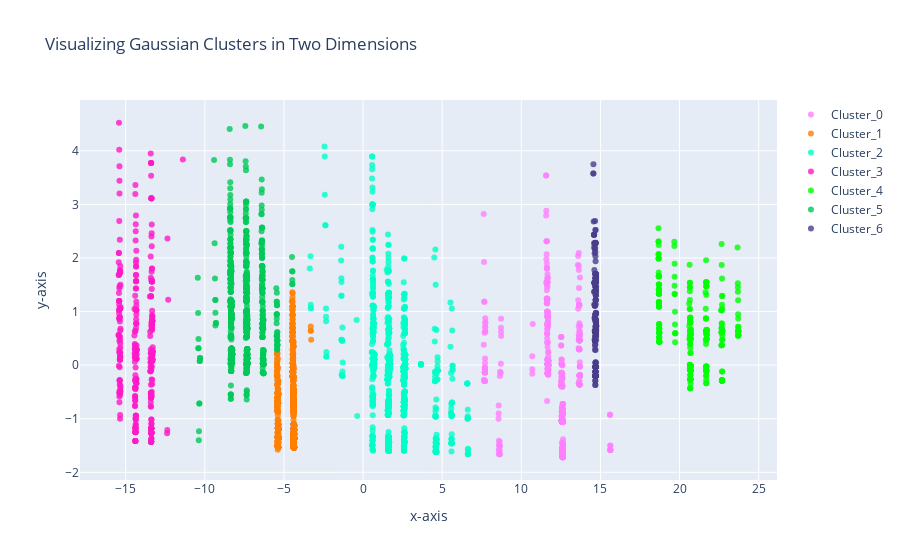

Source (notebook cell):
### Markdown cell above
Using Gaussian Model for clustering and visualizing the clusters in two dimensions.

### Code cell
from sklearn.mixture import GaussianMixture
data_2D = get_PCA_dataset(2, data_sampled, 'Spectral_Cluster')
gaussian_model = GaussianMixture(n_components = 7)
gaussian_clusters = gaussian_model.fit_predict(data_2D)
data_sampled.drop('Spectral_Cluster', axis = 'columns', inplace = True)
data_sampled['Gaussian_Cluster'] = gaussian_clusters
plot_data = visualize_clusters(data_sampled, 'Gaussian_Cluster', 'Gaussian')

### Figure 1 — Plotly figure (JSON) as saved in the notebook; plotly's stock layout.template omitted (floating-point values rounded to 4 significant figures; data arrays with more than 128 entries replaced by an {"elided": "..."} marker saying what was removed)
{"data": [{"marker": {"color": "rgba(255,128,255,0.8)"}, "mode": "markers", "name": "Cluster_0", "type": "scatter", "x": {"elided": "558 float values"}, "y": {"elided": "558 float values"}}, {"marker": {"color": "rgba(255,128,2,0.8)"}, "mode": "markers", "name": "Cluster_1", "type": "scatter", "x": {"elided": "1310 float values"}, "y": {"elided": "1310 float values"}}, {"marker": {"color": "rgba(0,255,200,0.8)"}, "mode": "markers", "name": "Cluster_2", "type": "scatter", "x": {"elided": "1141 float values"}, "y": {"elided": "1141 float values"}}, {"marker": {"color": "rgba(255,25,200,0.8)"}, "mode": "markers", "name": "Cluster_3", "type": "scatter", "x": {"elided": "346 float values"}, "y": {"elided": "346 float values"}}, {"marker": {"color": "rgba(0,255,2,0.8)"}, "mode": "markers", "name": "Cluster_4", "type": "scatter", "x": {"elided": "296 float values"}, "y": {"elided": "296 float values"}}, {"marker": {"color": "rgba(0,201,87,0.8)"}, "mode": "markers", "name": "Cluster_5", "type": "scatter", "x": {"elided": "1088 float values"}, "y": {"elided": "1088 float values"}}, {"marker": {"color": "rgba(72,61,139,0.8)"}, "mode": "markers", "name": "Cluster_6", "type": "scatter", "x": {"elided": "261 float values"}, "y": {"elided": "261 float values"}}], "layout": {"title": {"text": "Visualizing Gaussian Clusters in Two Dimensions"}, "xaxis": {"ticklen": 5, "title": {"text": "x-axis"}, "zeroline": false}, "yaxis": {"ticklen": 5, "title": {"text": "y-axis"}, "zeroline": false}}}
